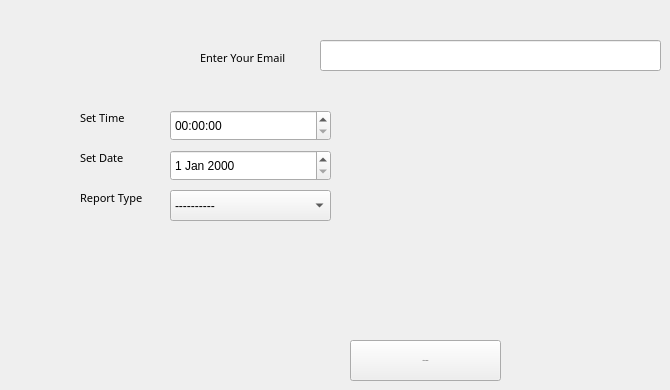
      <widget class="QWidget" name="tab_15">
       <attribute name="title">
        <string>Admin Report</string>
       </attribute>
       <widget class="QLineEdit" name="lineEdit_49">
        <property name="geometry">
         <rect>
          <x>320</x>
          <y>40</y>
          <width>341</width>
          <height>31</height>
         </rect>
        </property>
       </widget>
       <widget class="QLabel" name="label_52">
        <property name="geometry">
         <rect>
          <x>200</x>
          <y>50</y>
          <width>101</width>
          <height>16</height>
         </rect>
        </property>
        <property name="font">
         <font>
          <family>Yu Gothic UI Semibold</family>
          <pointsize>8</pointsize>
          <weight>50</weight>
          <italic>false</italic>
          <bold>false</bold>
         </font>
        </property>
        <property name="text">
         <string>Enter Your Email</string>
        </property>
       </widget>
       <widget class="QTimeEdit" name="timeEdit">
        <property name="geometry">
         <rect>
          <x>170</x>
          <y>110</y>
          <width>161</width>
          <height>31</height>
         </rect>
        </property>
       </widget>
       <widget class="QDateEdit" name="dateEdit_5">
        <property name="geometry">
         <rect>
          <x>170</x>
          <y>150</y>
          <width>161</width>
          <height>31</height>
         </rect>
        </property>
       </widget>
       <widget class="QLabel" name="label_53">
        <property name="geometry">
         <rect>
          <x>80</x>
          <y>110</y>
          <width>81</width>
          <height>16</height>
         </rect>
        </property>
        <property name="font">
         <font>
          <family>Yu Gothic UI Semibold</family>
          <pointsize>8</pointsize>
          <weight>50</weight>
          <italic>false</italic>
          <bold>false</bold>
         </font>
        </property>
        <property name="text">
         <string>Set Time</string>
        </property>
       </widget>
       <widget class="QLabel" name="label_54">
        <property name="geometry">
         <rect>
          <x>80</x>
          <y>150</y>
          <width>71</width>
          <height>16</height>
         </rect>
        </property>
        <property name="font">
         <font>
          <family>Yu Gothic UI Semibold</family>
          <pointsize>8</pointsize>
          <weight>50</weight>
          <italic>false</italic>
          <bold>false</bold>
         </font>
        </property>
        <property name="text">
         <string>Set Date</string>
        </property>
       </widget>
       <widget class="QLabel" name="label_55">
        <property name="geometry">
         <rect>
          <x>80</x>
          <y>190</y>
          <width>71</width>
          <height>16</height>
         </rect>
        </property>
        <property name="font">
         <font>
          <family>Yu Gothic UI Semibold</family>
          <pointsize>8</pointsize>
          <weight>50</weight>
          <italic>false</italic>
          <bold>false</bold>
         </font>
        </property>
        <property name="text">
         <string>Report Type</string>
        </property>
       </widget>
       <widget class="QComboBox" name="comboBox_20">
        <property name="geometry">
         <rect>
          <x>170</x>
          <y>190</y>
          <width>161</width>
          <height>31</height>
         </rect>
        </property>
        <item>
         <property name="text">
          <string>----------</string>
         </property>
        </item>
        <item>
         <property name="text">
          <string>Annualy</string>
         </property>
        </item>
        <item>
         <property name="text">
          <string>Daily</string>
         </property>
        </item>
        <item>
         <property name="text">
          <string>Monthly</string>
         </property>
        </item>
       </widget>
       <widget class="QPushButton" name="pushButton_33">
        <property name="geometry">
         <rect>
          <x>350</x>
          <y>340</y>
          <width>151</width>
          <height>41</height>
         </rect>
        </property>
        <property name="font">
         <font>
          <pointsize>-1</pointsize>
         </font>
        </property>
        <property name="text">
         <string>Set Schedule</string>
        </property>
       </widget>
      </widget>
